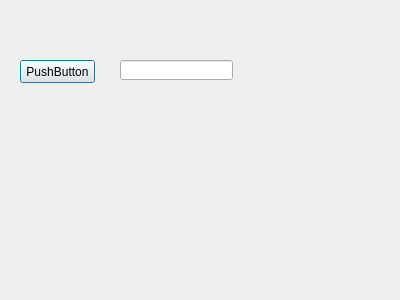
<?xml version="1.0" encoding="UTF-8"?>
<ui version="4.0">
 <class>SecDialog</class>
 <widget class="QDialog" name="SecDialog">
  <property name="geometry">
   <rect>
    <x>0</x>
    <y>0</y>
    <width>400</width>
    <height>300</height>
   </rect>
  </property>
  <property name="windowTitle">
   <string>Dialog</string>
  </property>
  <widget class="QLineEdit" name="lineEdit">
   <property name="geometry">
    <rect>
     <x>120</x>
     <y>60</y>
     <width>113</width>
     <height>20</height>
    </rect>
   </property>
  </widget>
  <widget class="QPushButton" name="pushButton">
   <property name="geometry">
    <rect>
     <x>20</x>
     <y>60</y>
     <width>75</width>
     <height>23</height>
    </rect>
   </property>
   <property name="text">
    <string>PushButton</string>
   </property>
  </widget>
 </widget>
 <resources/>
 <connections/>
</ui>
